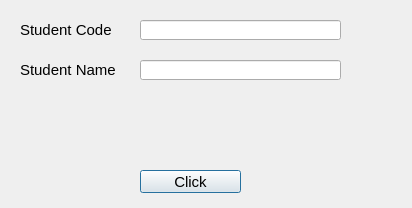
<?xml version="1.0" encoding="UTF-8"?>
<ui version="4.0">
 <class>Dialog</class>
 <widget class="QDialog" name="Dialog">
  <property name="geometry">
   <rect>
    <x>0</x>
    <y>0</y>
    <width>412</width>
    <height>208</height>
   </rect>
  </property>
  <property name="windowTitle">
   <string>Dialog</string>
  </property>
  <widget class="QLabel" name="label">
   <property name="geometry">
    <rect>
     <x>20</x>
     <y>60</y>
     <width>121</width>
     <height>20</height>
    </rect>
   </property>
   <property name="font">
    <font>
     <pointsize>11</pointsize>
    </font>
   </property>
   <property name="text">
    <string>Student Name</string>
   </property>
  </widget>
  <widget class="QLabel" name="labelResponse">
   <property name="geometry">
    <rect>
     <x>30</x>
     <y>120</y>
     <width>361</width>
     <height>20</height>
    </rect>
   </property>
   <property name="font">
    <font>
     <pointsize>11</pointsize>
    </font>
   </property>
   <property name="text">
    <string/>
   </property>
  </widget>
  <widget class="QLineEdit" name="lineEditName">
   <property name="geometry">
    <rect>
     <x>140</x>
     <y>60</y>
     <width>201</width>
     <height>20</height>
    </rect>
   </property>
   <property name="font">
    <font>
     <pointsize>11</pointsize>
    </font>
   </property>
  </widget>
  <widget class="QPushButton" name="ButtonClickMe">
   <property name="geometry">
    <rect>
     <x>140</x>
     <y>170</y>
     <width>101</width>
     <height>23</height>
    </rect>
   </property>
   <property name="font">
    <font>
     <pointsize>11</pointsize>
    </font>
   </property>
   <property name="text">
    <string>Click</string>
   </property>
  </widget>
  <widget class="QLineEdit" name="lineEditCode">
   <property name="geometry">
    <rect>
     <x>140</x>
     <y>20</y>
     <width>201</width>
     <height>20</height>
    </rect>
   </property>
   <property name="font">
    <font>
     <pointsize>11</pointsize>
    </font>
   </property>
  </widget>
  <widget class="QLabel" name="label_2">
   <property name="geometry">
    <rect>
     <x>20</x>
     <y>20</y>
     <width>121</width>
     <height>20</height>
    </rect>
   </property>
   <property name="font">
    <font>
     <pointsize>11</pointsize>
    </font>
   </property>
   <property name="text">
    <string>Student Code</string>
   </property>
  </widget>
 </widget>
 <resources/>
 <connections/>
</ui>
